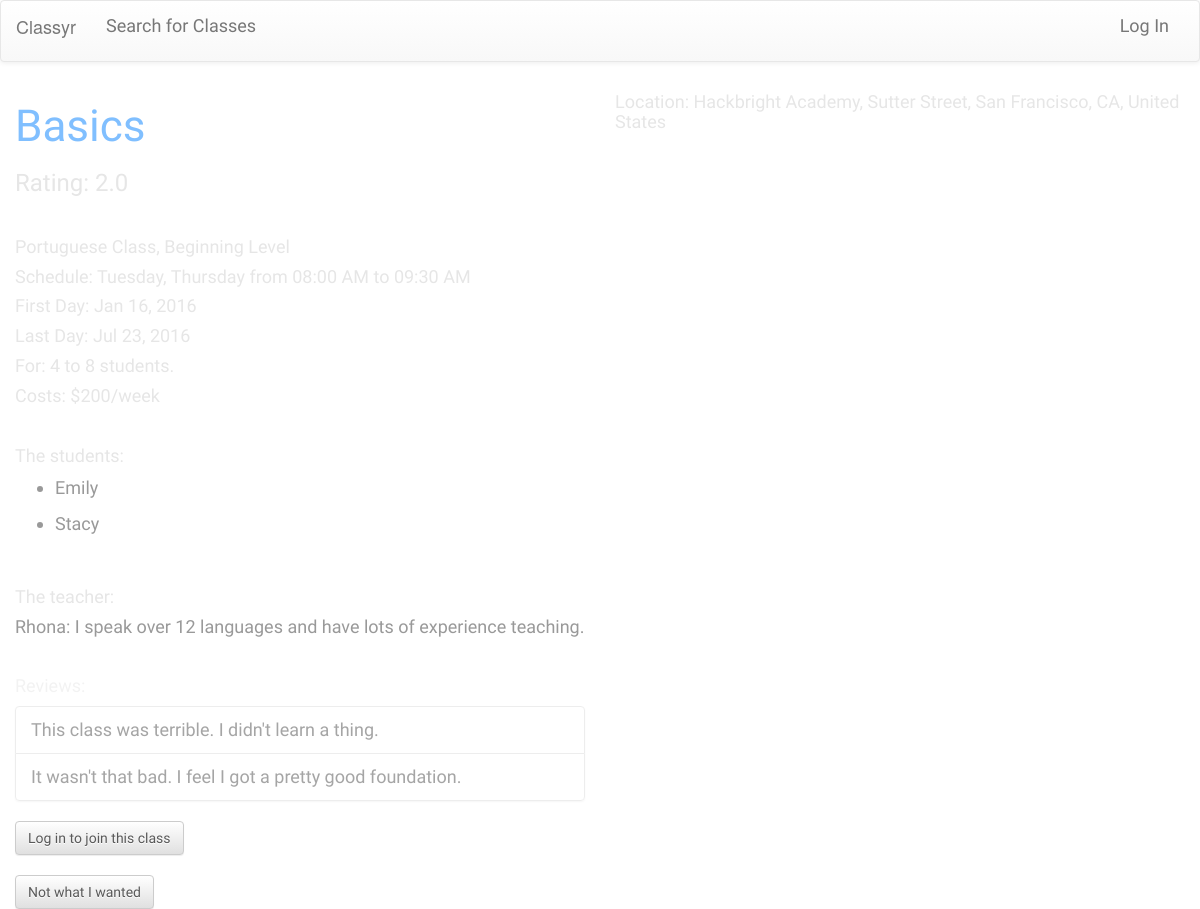
Page /class-info/3 on the committed database.
### model.py (models this page shows, shortened)
class Classroom(db.Model):
    __tablename__ = "classes"
    class_id = db.Column(db.Integer, autoincrement=True, primary_key=True)
    class_name = db.Column(db.String(35), nullable=False)
    language = db.Column(db.String(40), nullable=False)
    level = db.Column(db.String, nullable=False)
    cost = db.Column(db.Integer, nullable=True)
    per_time = db.Column(db.String, nullable=False)
    base_price = db.Column(db.Float)
    min_students = db.Column(db.Integer, nullable=False)
    max_students = db.Column(db.Integer, nullable=False)
    address = db.Column(db.String, nullable=True)
    class_days = db.Column(db.String, nullable=False)
    start_date = db.Column(db.DateTime, nullable=False)
    end_date = db.Column(db.DateTime, nullable=True)
    start_time = db.Column(db.DateTime, nullable=False)
    end_time = db.Column(db.DateTime, nullable=False)
    rating = db.Column(db.Integer, nullable=True)
    rating_count = db.Column(db.Integer)
    create_date = db.Column(db.DateTime)
    c_count = db.Column(db.Integer)
    hide_reviews = db.Column(db.Boolean, default=0)

class User(db.Model):
    __tablename__ = "users"
    user_id = db.Column(db.Integer, primary_key=True, autoincrement=True)
    username = db.Column(db.String(40), nullable=False)
    email = db.Column(db.String(100), nullable=False)
    password = db.Column(db.String(30), nullable=False)
    fname = db.Column(db.String(60))
    lname = db.Column(db.String(100))
    is_teacher = db.Column(db.Boolean, nullable=False)
    image = db.Column(db.String(150))
    bio = db.Column(db.String(300))

class Review(db.Model):
    __tablename__ = "reviews"
    review_id = db.Column(db.Integer, primary_key=True, autoincrement=True)
    user_id = db.Column(db.Integer, db.ForeignKey('users.user_id'), nullable=True)
    class_id = db.Column(db.Integer, db.ForeignKey('classes.class_id'), nullable=True)
    review = db.Column(db.String, nullable=True)
    user_connect = db.relationship('User', backref=db.backref('reviews'))
    class_connect = db.relationship('Classroom', backref=db.backref('reviews'))
    def __repr__(self):
        return "<Relationship review={} class_id={}>".format(self.review, self.class_id)

### server.py (the view, shortened to what this page needs)
@app.route('/class-info/<int:url_id>')
def class_info(url_id):
    returned_classes = db.session.query(Classroom).filter(Classroom.class_id==url_id).first()
    all_class = db.session.query(User).join(ClassUser).filter(ClassUser.class_id==url_id).all()
    address=returned_classes.address
    day_join = str(returned_classes.class_days)
    day_join = re.sub('&',', ', day_join)
    days_split = re.sub('days=', '', day_join)
    print "DAYS_SPLIT: ", days_split
    starttime = returned_classes.start_time.strftime("%I:%M %p")
    endtime = returned_classes.end_time.strftime("%I:%M %p")
    startdate = returned_classes.start_date.strftime("%b %d, %Y")
    enddate = returned_classes.end_date.strftime("%b %d, %Y")
    rate_format = returned_classes.rating
    rate_format = "%.1f" % rate_format
    reviews = db.session.query(Review).filter(Review.class_id==url_id).all()
    for review in reviews:
        if len(review.review) > 10:
            print review
    return render_template("class-info.html", returned_classes=returned_classes, url_id=url_id, all_class=all_class,
                                                logged_in=None, starttime=starttime, endtime=endtime, startdate=startdate,
                                                enddate=enddate, days_split=days_split, rate_format=rate_format,
                                                reviews=reviews)

### templates/class-info.html (shortened to what this page needs)
{% extends 'base.html' %}
{% block body %}
  <div id="picture">
  <div id="basic-class" class="col-sm-6 col-md-5 col-lg-6">
    <div>
      <h1>{{ returned_classes.class_name }}</h1>
    </div>
    <div>
      <h3>Rating: {{ rate_format }}</h3>
    </div>
  <br>
    <div>
      <h5 id="class-info">{{ returned_classes.language }} Class, {{ returned_classes.level }} Level</h5>
    </div>
    <div>
      <h5>Schedule: {{ days_split }} from {{ starttime }} to {{ endtime }}</h5>
    </div>
    <div>
      <h5>First Day: {{ startdate }}</h5>
        {% if returned_classes.end_date == "" %}
        <h5>This class is ongoing</h5>
        {% else %}
        <h5>Last Day: {{ enddate }}</h5>
        {% endif %}
    </div>
    <div>
      <h5>For: {{ returned_classes.min_students }} to {{ returned_classes.max_students }} students.</h5>
    </div>
    <div>
      {% if returned_classes.cost == 0 %}
      <h5>Costs: Free!</h5>
      {% else %}
      <h5>Costs: ${{ returned_classes.cost }}/{{ returned_classes.per_time }}</h5>
      {% endif %}
    </div>
<br>
    <div>
      <h5>The students:</h5>
        <ul>
          {% for stu in all_class %}
          {% if stu.is_teacher == 0 %}
          <li>{{ stu.username }}</li>
        {% endif %}
        {% endfor %}
        </ul>
<br>
      <h5>The teacher:</h5>
          {% for stu in all_class %}
          {% if stu.is_teacher == 1 %}
          <h4>{{ stu.username }}:  {{ stu.bio }}</h4>
          {% endif %}
          {% endfor %}
    </div>
<br>
    <div id="reviews">
      <h5>Reviews:</h5>
        {% if returned_classes.hide_reviews == 0 %}
        <ul class="list-group">
          {% for review in reviews %}
          <li class="list-group-item">{{ review.review }}</li>
          {% endfor %}
        </ul>
        {% endif %}
    </div>
    <div>
      {% if logged_in %}
      {% if returned_classes.c_count - returned_classes.max_students == 0  %}
      <h5>Sorry, this class is full</h5>
      {% else %}
      <form action="/join-class" method="POST" id="join-this-class">
        <input type="hidden" name="class-join" id="join-me" value={{ returned_classes.class_id }}>
        <button type="submit" class="btn btn-default" name="join-it" id="join-it">Join</button>
      </form>
      {% endif %}
      {% else %}
     <form action="/login-visitor" method="GET" id="login">
        <button type="submit" class="btn btn-default" name="login-visitor">Log in to join this class</button>
      </form>
      {% endif %}
<br>
        <a href="/search"><button class="btn btn-default" name="return-search" id="return-search">Not what I wanted</button></a>
    </div>
  </div>
<div class="col-sm-6 col-md-5 col-md-offset-2 col-lg-6 col-lg-offset-0">
  <div>
    <h5>Location: {{ returned_classes.address }} </h5>
  </div>
  <div id="map" style="width: 400px; height: 400px"></div>
</div>
</div>
{% endblock %}

### static/map.css (style rules this page uses)
#map { height: 100%; width: 100%; }

### static/project.css (style rules this page uses)
body { background-image: url(/static/stardust.png) }
h1 { font-family: 'Courgette', cursive; font-size: 44px; color: #80bfff; }
h3 { font-family: 'PT Sans', sans-serif; font-size: 24px; color: #e6e6e6; }
h4 { font-family: 'PT Sans', sans-serif; font-size: 18px; color: #999999; }
h5 { font-family: 'PT Sans', sans-serif; font-size: 18px; color: #e6e6e6; }
li { font-family: 'PT Sans', sans-serif; font-size: 18px; color: #999999; padding-bottom: 10px; }
#reviews { background-image: url(/satic/grundge_wall.png); opacity: 0.5; }
.list-group-item { color: #4d4d4d; }
.btn-default { font-family: 'Courgette', cursive; color: #595959; }

### rows in the picture
Classroom: class_name "Basics", language "Portuguese", level "Beginning", start_date "Jan 16, 2016", end_date "Jul 23, 2016", min_students "4", max_students "8", cost "200", per_time "week", address "Hackbright Academy, Sutter Street, San Francisco, CA, United States"
User: username "Emily"
User: username "Stacy"
User: username "Rhona", bio "I speak over 12 languages and have lots of experience teaching."
Review: review "This class was terrible. I didn't learn a thing."
Review: review "It wasn't that bad. I feel I got a pretty good foundation."

### other values in the picture
{{ rate_format }} "2.0"
{{ days_split }} "Tuesday, Thursday"
{{ starttime }} "08:00 AM"
{{ endtime }} "09:30 AM"
